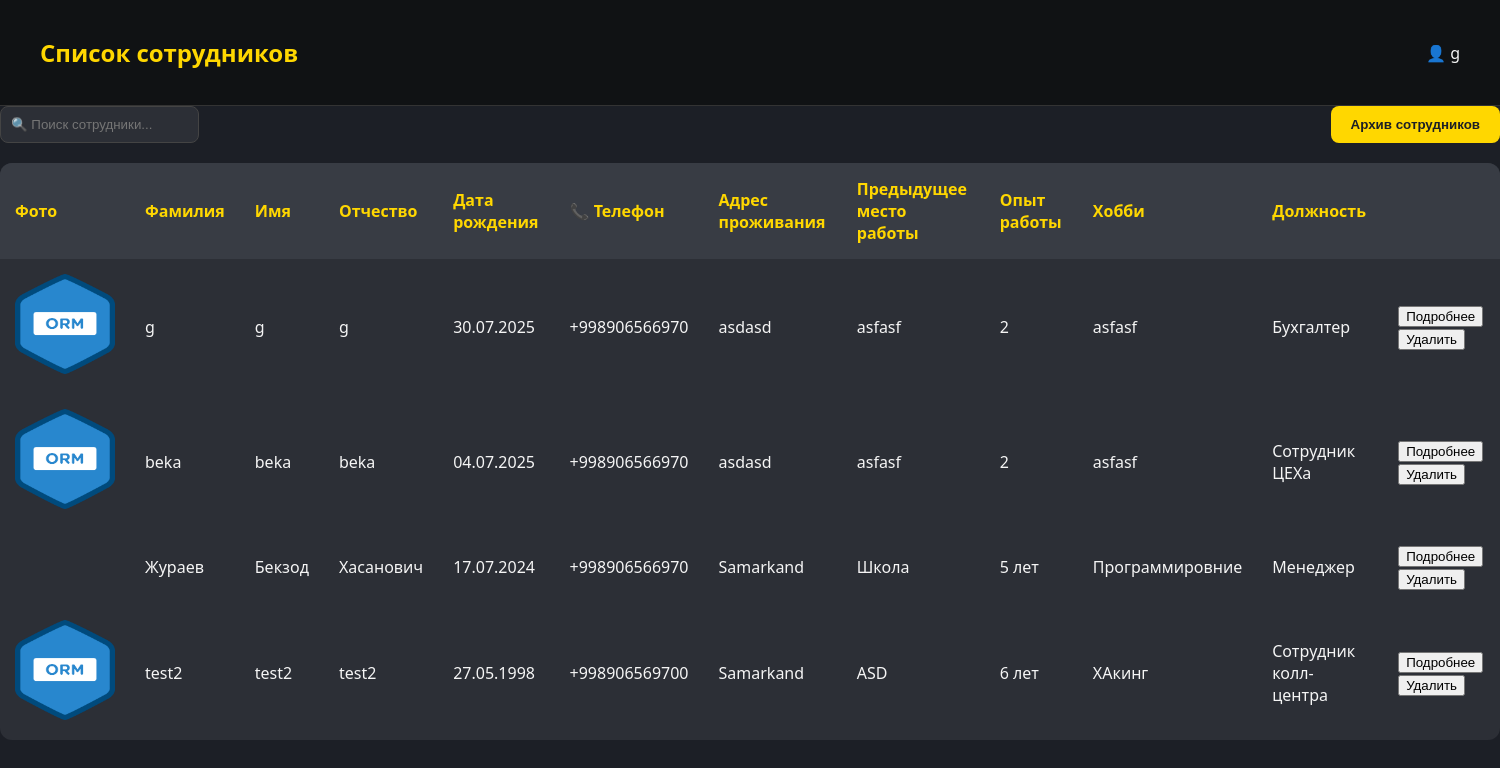
The app's page /staff/ (signed in), older data.
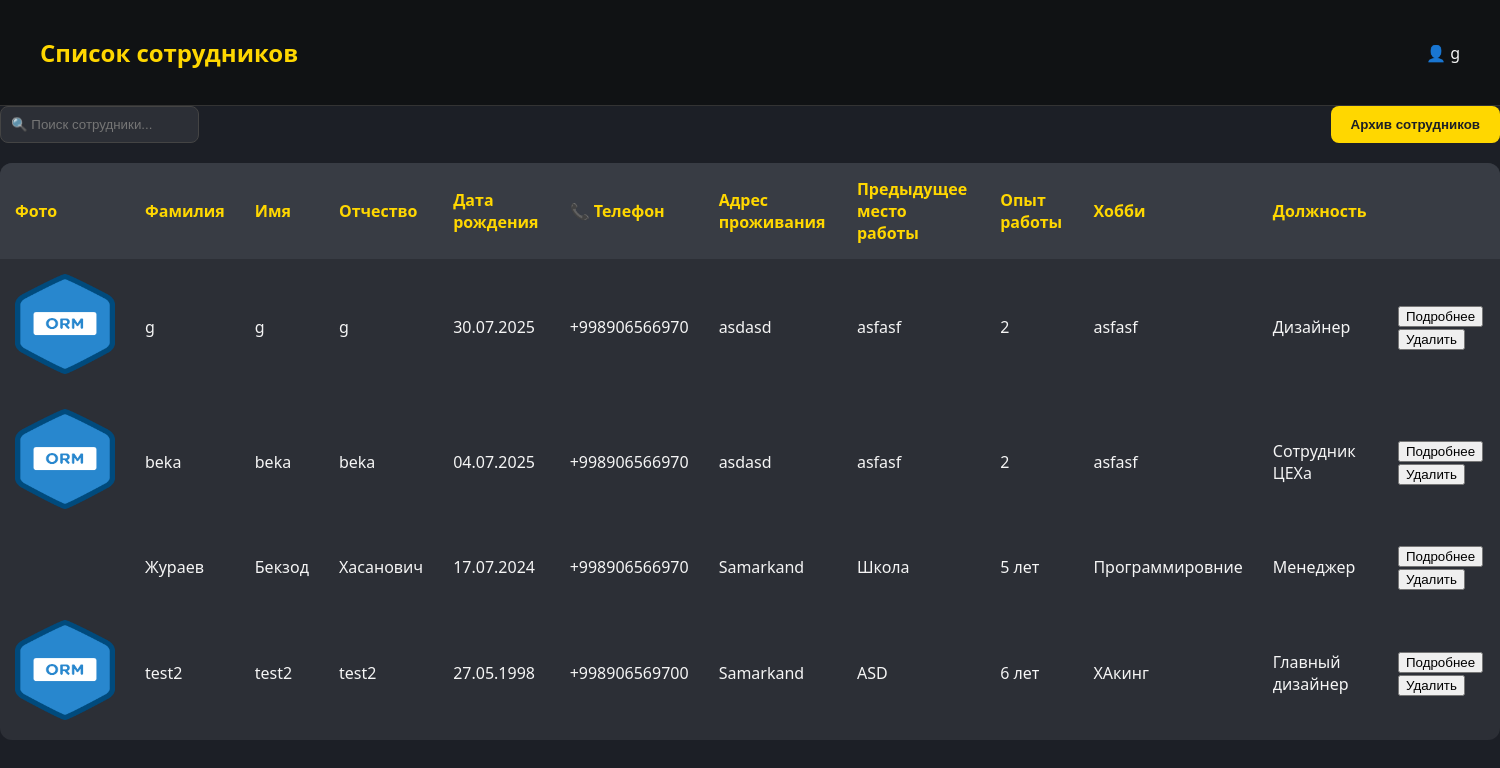
The same page, newer data.
### backend/models.py (models this page shows)
class Profile(models.Model):
    POSITION_CHOICES = [
        ("manager", "Менеджер"),
        ("admin", "Администратор"),
        ("accountant", "Бухгалтер"),
        ("supplier", "Снабженец"),
        ("chief", "Главный ЦЕХа"),
        ("chief_staff", "Сотрудник ЦЕХа"),
        ("delivery_cheif", "Главный доставщик"),
        ("delivery", "Доставщик"),
        ("installer_cheif", "Главный установщик"),
        ("installer", "Установщик"),
        ("technologist_cheif", "Главный Технолог"),
        ("technologist", "Технолог"),
        ("designer_cheif", "Главный дизайнер"),
        ("designer", "Дизайнер"),
        ("qa_cheif", "Главный сотрудник контроля качества"),
        ("qa_staff", "Сотрудник контроля качества"),
        ("sales_marketing", "Соц. маркетолог"),
        ("sales_call", "Сотрудник колл-центра"),
    ]
    username = models.OneToOneField(User, on_delete=models.CASCADE, related_name='profile')
    name = models.CharField(max_length=200, null=True, blank=True, default=None)
    lastname = models.CharField(max_length=200, null=True, blank=True, default=None)
    middle_name = models.CharField(max_length=200, null=True, blank=True, default=None)
    date_birth = models.DateField(null=True, blank=True, default=None)
    phone = PhoneNumberField(blank=True)
    adress = models.CharField(max_length=200,blank=True)
    last_job=models.CharField(max_length=200,blank=True)
    work_exp=models.CharField(max_length=200,blank=True)
    position = models.CharField(max_length=20, choices=POSITION_CHOICES)
    hobby=models.CharField(max_length=60,blank=True)
    photo = models.ImageField(blank=True, upload_to='pictures/',null=True)
    approve=models.BooleanField(default=False)
    archive=models.BooleanField(default=True)
    balance = models.DecimalField(max_digits=10, decimal_places=2,default=0)
    salary_pure=models.DecimalField(max_digits=10, decimal_places=2,default=0)
    salary_black=models.DecimalField(max_digits=10, decimal_places=2,default=0)
    approve_accounting=models.BooleanField(default=False)

### backend/views.py (the view, shortened to what this page needs)
# urls.py: path('staff/',views.Staff.as_view(),name='staff'),
class Staff(LoginRequiredMixin,TemplateView):
   template_name = 'staff.html'
   login_url = reverse_lazy('login')
   def get_context_data(self, *, object_list=None, **kwargs):
      context = super().get_context_data(**kwargs)
      search=self.request.GET.get('search')
      if search:
         context['profile'] = Profile.objects.filter(
            approve=True,
            archive=True
         ).filter(
            Q(name__icontains=search) |
            Q(lastname__icontains=search) |
            Q(middle_name__icontains=search)  # Add more fields as necessary
         ).order_by('-id')
      else:
         context['profile'] = Profile.objects.filter(approve=True,archive=True).order_by('-id')
      return context

### backend/templates/staff.html (shortened to what this page needs)
{% if request.user.profile.approve %}
<!DOCTYPE html>
<html lang="ru">
<head>
</head>
<body>
  <header>
    <h1 onclick="window.location.href='{% url 'dashboard' %}'" style="cursor: pointer;">Список сотрудников</h1>
    <div>👤 {{request.user.profile.name}}</div>
  </header>
    <div class="top-bar">
     <form action="" method="GET">
      <input type="text" name="search"  id="clientSearchInput" placeholder="🔍 Поиск сотрудники...">
       </form>
        <button onclick="window.location.href='{% url 'staff_archive' %}'">Архив сотрудников</button>
    </div>
     <div id="individual-fields">
     <table id="clientTable">
      <thead>
        <tr>
          <th>Фото</th>
          <th>Фамилия</th>
          <th>Имя</th>
            <th>Отчество</th>
            <th>Дата рождения</th>
            <th>📞 Телефон</th>
            <th>Адрес проживания</th>
            <th>Предыдущее место работы</th>
            <th>Опыт работы</th>
            <th>Хобби</th>
          <th>Должность</th>
          <th></th>
        </tr>
      </thead>
      {% for item in profile %}
      <tbody>
        <tr>
            <td>
                {% if item.photo %}
                <img src="{{item.photo.url}}" alt="Фото сотрудника" class="photo-placeholder" width="100px" height="100px">
                {% endif %}
            </td>
          <td>{{item.lastname}}</td>
          <td>{{item.name}}</td>
          <td>{{item.middle_name}}</td>
             <td>{{item.date_birth|date:"d.m.Y"}}</td>
             <td>{{item.phone}}</td>
             <td>{{item.adress}}</td>
             <td>{{item.last_job}}</td>
          <td>{{item.work_exp}}</td>
          <td>{{item.hobby}}</td>
          <td>{{item.get_position_display}}</td>
            <td><div>
                <button onclick="window.location.href='{% url 'staff_more' %}'">Подробнее</button>
                <button onclick="openPopup({{item.pk}})">Удалить</button>
            </div></td>
        </tr>
      </tbody>
      {% endfor %}
       </table>
      </div>
</body>
</html>
{% else %}
{% include 'waiting.html' %}
{% endif %}

### backend/templates/staff.html (style rules this page uses)
body { margin: 0; font-family: 'Segoe UI', Tahoma, Geneva, Verdana, sans-serif; background-color: #1c1f26; color: #f5f5f5; }
header { background: #101214; padding: 20px 40px; display: flex; justify-content: space-between; align-items: center; border-bottom: 1px solid #333; }
header h1 { color: #ffd700; font-weight: 600; font-size: 24px; }
.top-bar { display: flex; justify-content: space-between; margin-bottom: 20px; }
.top-bar input[type="text"] { flex: 1; padding: 10px; border-radius: 8px; border: 1px solid #444; background-color: #2c2f36; color: #f5f5f5; margin-right: 10px; }
.top-bar button { background-color: #ffd700; border: none; padding: 10px 20px; border-radius: 8px; color: #1c1f26; cursor: pointer; font-weight: 600; }
table { width: 100%; border-collapse: collapse; background-color: #2c2f36; border-radius: 12px; overflow: hidden; }
th, td { padding: 15px; text-align: left; }
th { background-color: #383c44; color: #ffd700; }

Row changes from the older to the newer data that the page shows:
changed Profile: position "Бухгалтер" → "Дизайнер"
changed Profile "test2": position "Сотрудник колл-центра" → "Главный дизайнер"
